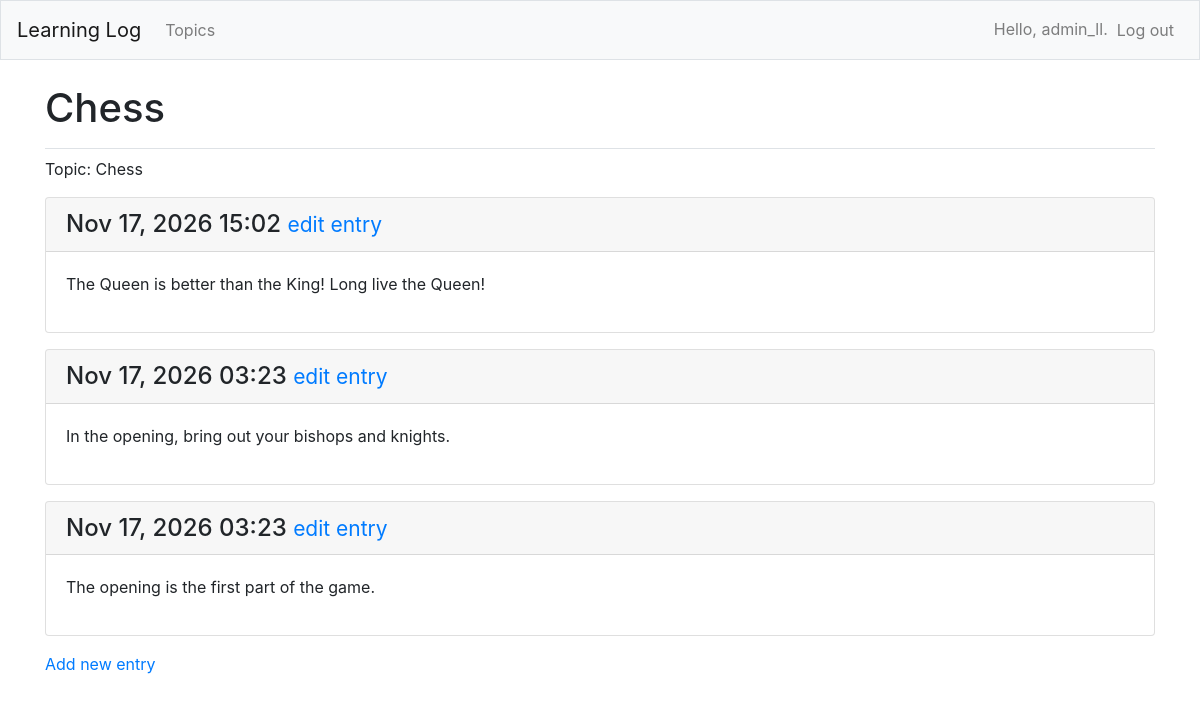
The page /topics/1/ (signed in) on the database its author committed.
### MainApp/models.py (models this page shows, shortened)
class Topic(models.Model):
    text = models.CharField(max_length=200)
    date_added = models.DateTimeField(auto_now_add=True)
    owner = models.ForeignKey(User, on_delete=models.CASCADE)
    def __str__(self):
        return self.text

class Entry(models.Model):
    topic = models.ForeignKey(Topic, on_delete=models.CASCADE)
    text = models.TextField()
    date_added = models.DateTimeField(auto_now_add=True)
    class Meta:
        verbose_name_plural = 'entries'

### MainApp/views.py (the view)
# urls.py: path('topics/<int:topic_id>/', views.topic, name='topic'),
@login_required
def topic(request, topic_id):
    t = Topic.objects.get(id=topic_id)
    if t.owner != request.user:
        raise Http404
    entries = Entry.objects.filter(topic=t).order_by('-date_added')
    context = {'topic': t, 'entries': entries}
    return render(request, 'mainapp/topic.html', context)

### MainApp/templates/mainapp/topic.html
{% extends "mainapp/base.html" %}
{% block page_header %}
<h1>{{ topic }}</h1>
{% endblock page_header %}
{% block content %}
<p>Topic: {{ topic }} </p>
{% for entry in entries %}
<div class="card mb-3">
  <h4 class="card-header">
    {{ entry.date_added|date:'M d, Y H:i' }}
    <small><a href="{% url 'MainApp:edit_entry' entry.id %}">
        edit entry</a></small>
  </h4>
  <div class="card-body">{{ entry.text|linebreaks }}</div>
</div>
{% empty %}
<p> There are no entries for this topic yet.
<p>
  {% endfor %}
<p>
  <a href="{% url 'MainApp:new_entry' topic.id %}">Add new entry</a>
</p>
{% endblock content %}

### MainApp/templates/mainapp/base.html (shortened to what this page needs)
{% load bootstrap4 %}
<!doctype html>
<html lang="en">
<head>
    {% bootstrap_css %}
</head>
<body>
    <nav class="navbar navbar-expand-md navbar-light bg-light mb-4 border">
        <a class="navbar-brand" href="{% url 'MainApp:index'%}">Learning Log</a>
        <div class="collapse navbar-collapse" id="navbarCollapse">
            <ul class="navbar-nav mr-auto">
                <li class="nav-item">
                    <a class="nav-link" href="{% url 'MainApp:topics'%}">Topics</a>
                </li>
            </ul>
            <ul class="navbar-nav ml-auto">
                {% if user.is_authenticated %}
                <li class="nav-item">
                    <span class="navbar-text">Hello, {{ user.username }}.</span>
                </li>
                <li class="nav-item">
                    <form action="{% url 'users:logout' %}" method="post">
                        <button name="submit" class="btn btn-link nav-link">Log out</button>
                    </form>
                </li>
                {% endif %}
            </ul>
        </div>
    </nav>
    <main role="main" class="container">
        <div class="pb-2 mb-2 border-bottom">
            {% block page_header %}{% endblock page_header %}
        </div>
        <div>
            {% block content %}{% endblock content %}
        </div>
    </main>
</body>
</html>

### rows shown on the page
Topic: text "Chess"
Entry: date_added "Nov 17, 2026 15:02", text "The Queen is better than the King! Long live the Queen!"
Entry: date_added "Nov 17, 2026 03:23", text "In the opening, bring out your bishops and knights."
Entry: date_added "Nov 17, 2026 03:23", text "The opening is the first part of the game."

### other values the page prints
{{ user.username }} "admin_ll"
